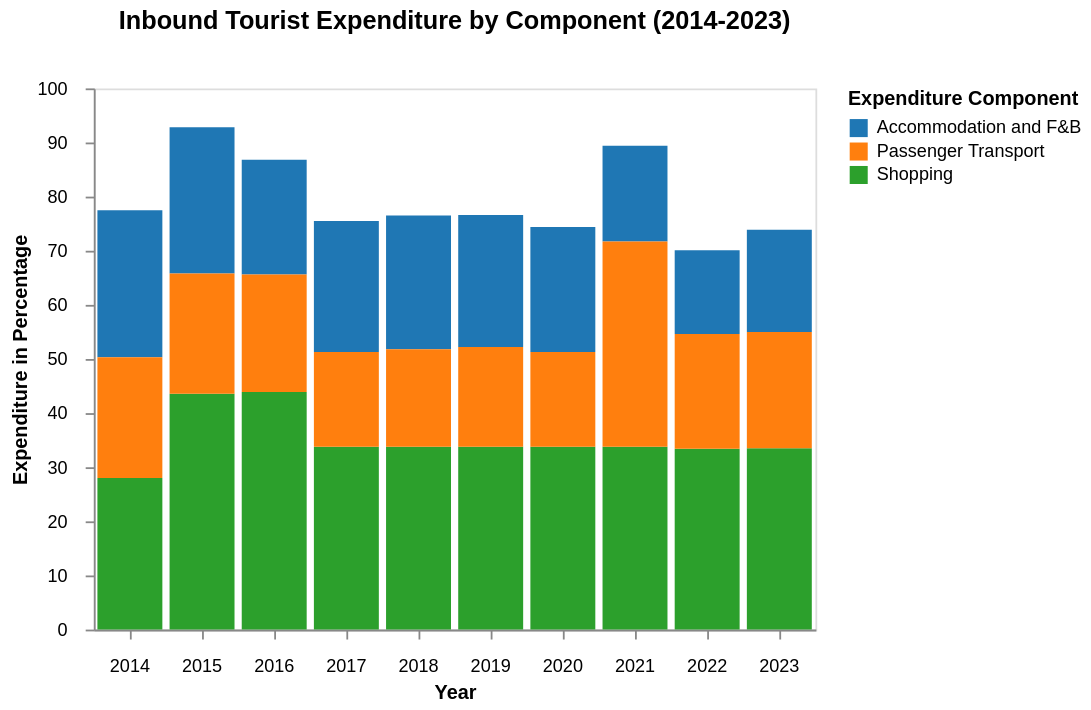

Vega-Lite specification for this chart:
### Vega-Lite specification from a JSON file in a GitHub repository (floating-point values rounded to 4 significant figures)
{"$schema": "https://vega.github.io/schema/vega-lite/v5.json", "title": {"text": "Inbound Tourist Expenditure by Component (2014-2023)", "fontSize": 14, "anchor": "middle", "fontWeight": "bold", "subtitle": " ", "subtitlePadding": 10}, "width": 400, "height": 300, "data": {"values": [{"Year": "2014", "Component": "Shopping", "Expenditure": 28}, {"Year": "2014", "Component": "Accommodation and F&B", "Expenditure": 27.2}, {"Year": "2014", "Component": "Passenger Transport", "Expenditure": 22.3}, {"Year": "2015", "Component": "Shopping", "Expenditure": 43.6}, {"Year": "2015", "Component": "Accommodation and F&B", "Expenditure": 27}, {"Year": "2015", "Component": "Passenger Transport", "Expenditure": 22.2}, {"Year": "2016", "Component": "Shopping", "Expenditure": 43.9}, {"Year": "2016", "Component": "Accommodation and F&B", "Expenditure": 21.2}, {"Year": "2016", "Component": "Passenger Transport", "Expenditure": 21.7}, {"Year": "2017", "Component": "Shopping", "Expenditure": 33.8}, {"Year": "2017", "Component": "Accommodation and F&B", "Expenditure": 24.2}, {"Year": "2017", "Component": "Passenger Transport", "Expenditure": 17.5}, {"Year": "2018", "Component": "Shopping", "Expenditure": 33.8}, {"Year": "2018", "Component": "Accommodation and F&B", "Expenditure": 24.7}, {"Year": "2018", "Component": "Passenger Transport", "Expenditure": 18}, {"Year": "2019", "Component": "Shopping", "Expenditure": 33.8}, {"Year": "2019", "Component": "Accommodation and F&B", "Expenditure": 24.4}, {"Year": "2019", "Component": "Passenger Transport", "Expenditure": 18.4}, {"Year": "2020", "Component": "Shopping", "Expenditure": 33.8}, {"Year": "2020", "Component": "Accommodation and F&B", "Expenditure": 23.1}, {"Year": "2020", "Component": "Passenger Transport", "Expenditure": 17.5}, {"Year": "2021", "Component": "Shopping", "Expenditure": 33.8}, {"Year": "2021", "Component": "Accommodation and F&B", "Expenditure": 17.7}, {"Year": "2021", "Component": "Passenger Transport", "Expenditure": 37.9}, {"Year": "2022", "Component": "Shopping", "Expenditure": 33.4}, {"Year": "2022", "Component": "Accommodation and F&B", "Expenditure": 15.5}, {"Year": "2022", "Component": "Passenger Transport", "Expenditure": 21.2}, {"Year": "2023", "Component": "Shopping", "Expenditure": 33.5}, {"Year": "2023", "Component": "Accommodation and F&B", "Expenditure": 18.9}, {"Year": "2023", "Component": "Passenger Transport", "Expenditure": 21.5}]}, "params": [{"name": "yearSelect", "value": "All", "bind": {"input": "select", "options": ["All", "2014", "2015", "2016", "2017", "2018", "2019", "2020", "2021", "2022", "2023"], "name": "Select Year"}}], "mark": "bar", "encoding": {"x": {"field": "Year", "type": "ordinal", "title": "Year", "axis": {"labelAngle": 0, "labelPadding": 10, "grid": false}}, "y": {"field": "Expenditure", "type": "quantitative", "title": "Expenditure in Percentage", "axis": {"labelPadding": 10, "grid": false}, "scale": {"domain": [0, 100]}}, "color": {"field": "Component", "type": "nominal", "title": "Expenditure Component", "scale": {"scheme": "category10"}}, "opacity": {"condition": [{"test": "yearSelect == 'All'", "value": 1}, {"test": "datum.Year == yearSelect", "value": 1}], "value": 0.3}, "tooltip": [{"field": "Year", "title": "Year"}, {"field": "Component", "title": "Expenditure Component"}, {"field": "Expenditure", "title": "Expenditure in Percentage", "format": ".2f"}]}}
